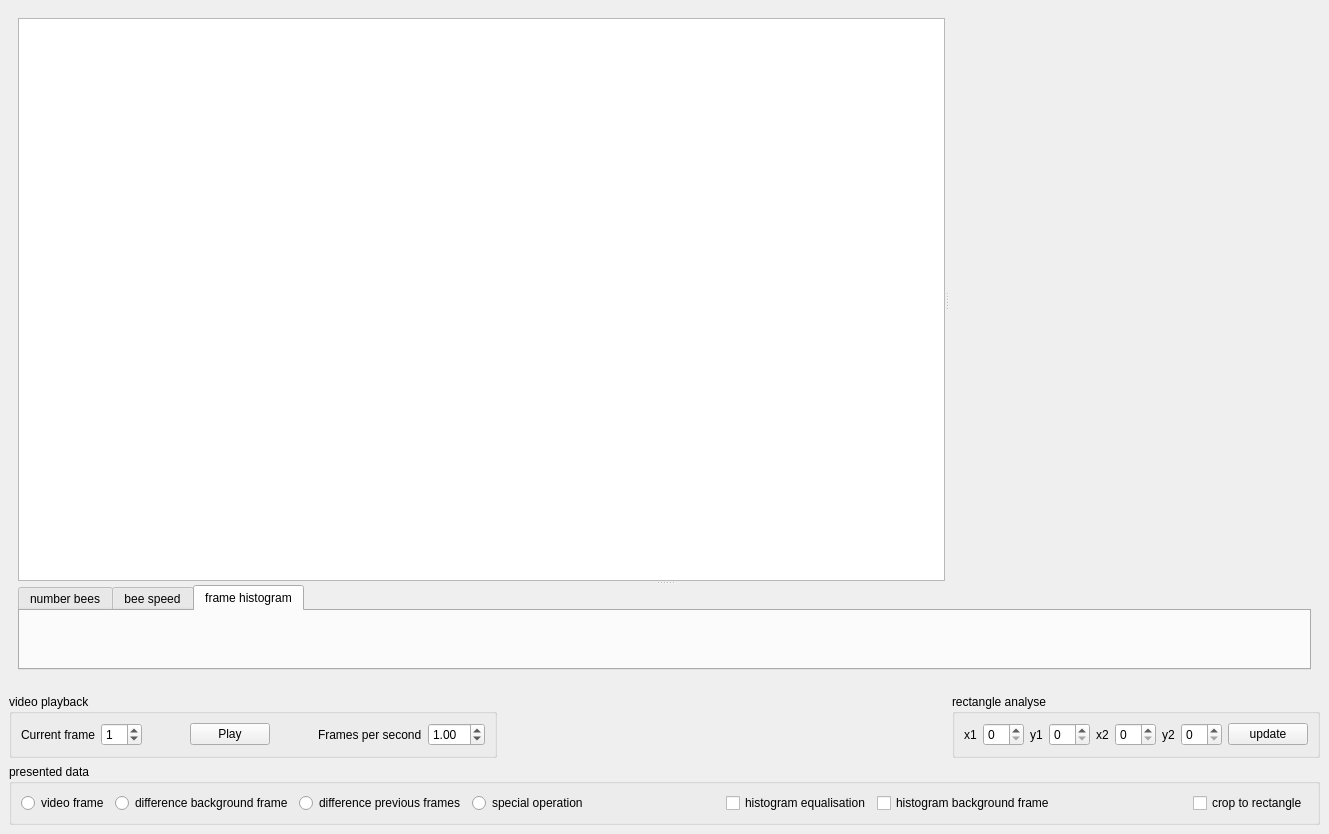
<?xml version="1.0" encoding="UTF-8"?>
<ui version="4.0">
 <class>MainWindow</class>
 <widget class="QMainWindow" name="MainWindow">
  <property name="geometry">
   <rect>
    <x>0</x>
    <y>0</y>
    <width>1329</width>
    <height>834</height>
   </rect>
  </property>
  <property name="windowTitle">
   <string>MainWindow</string>
  </property>
  <widget class="QWidget" name="centralwidget">
   <property name="sizePolicy">
    <sizepolicy hsizetype="Maximum" vsizetype="Maximum">
     <horstretch>0</horstretch>
     <verstretch>0</verstretch>
    </sizepolicy>
   </property>
   <layout class="QVBoxLayout" name="verticalLayout_2">
    <item>
     <widget class="QWidget" name="widget" native="true">
      <layout class="QVBoxLayout" name="verticalLayout_3">
       <item>
        <widget class="QSplitter" name="splitter_2">
         <property name="orientation">
          <enum>Qt::Vertical</enum>
         </property>
         <widget class="QWidget" name="widget_3" native="true">
          <layout class="QHBoxLayout" name="horizontalLayout_3">
           <item>
            <widget class="QSplitter" name="splitter">
             <property name="orientation">
              <enum>Qt::Horizontal</enum>
             </property>
             <widget class="QGraphicsView" name="frameView"/>
             <widget class="QCustomPlot" name="histogramView" native="true"/>
            </widget>
           </item>
          </layout>
         </widget>
         <widget class="QTabWidget" name="tabWidget">
          <property name="currentIndex">
           <number>2</number>
          </property>
          <widget class="QCustomPlot" name="plotNumberBeesView">
           <attribute name="title">
            <string>number bees</string>
           </attribute>
          </widget>
          <widget class="QCustomPlot" name="plotBeeSpeedView">
           <attribute name="title">
            <string>bee speed</string>
           </attribute>
          </widget>
          <widget class="QCustomPlot" name="plotColourView">
           <attribute name="title">
            <string>frame histogram</string>
           </attribute>
          </widget>
         </widget>
        </widget>
       </item>
      </layout>
     </widget>
    </item>
    <item>
     <widget class="QWidget" name="widget_2" native="true">
      <property name="sizePolicy">
       <sizepolicy hsizetype="Preferred" vsizetype="Minimum">
        <horstretch>0</horstretch>
        <verstretch>0</verstretch>
       </sizepolicy>
      </property>
      <layout class="QGridLayout" name="gridLayout">
       <property name="leftMargin">
        <number>0</number>
       </property>
       <property name="rightMargin">
        <number>0</number>
       </property>
       <property name="bottomMargin">
        <number>0</number>
       </property>
       <item row="0" column="2">
        <widget class="QGroupBox" name="groupBox_3">
         <property name="title">
          <string>rectangle analyse</string>
         </property>
         <layout class="QHBoxLayout" name="horizontalLayout_4">
          <item>
           <widget class="QLabel" name="label_4">
            <property name="text">
             <string>x1</string>
            </property>
           </widget>
          </item>
          <item>
           <widget class="QSpinBox" name="x1SpinBox"/>
          </item>
          <item>
           <widget class="QLabel" name="label_3">
            <property name="text">
             <string>y1</string>
            </property>
           </widget>
          </item>
          <item>
           <widget class="QSpinBox" name="y1SpinBox"/>
          </item>
          <item>
           <widget class="QLabel" name="label_5">
            <property name="text">
             <string>x2</string>
            </property>
           </widget>
          </item>
          <item>
           <widget class="QSpinBox" name="x2SpinBox"/>
          </item>
          <item>
           <widget class="QLabel" name="label_6">
            <property name="text">
             <string>y2</string>
            </property>
           </widget>
          </item>
          <item>
           <widget class="QSpinBox" name="y2SpinBox"/>
          </item>
          <item>
           <widget class="QPushButton" name="updateRectPushButton">
            <property name="text">
             <string>update</string>
            </property>
           </widget>
          </item>
         </layout>
        </widget>
       </item>
       <item row="0" column="0">
        <widget class="QGroupBox" name="groupBox">
         <property name="sizePolicy">
          <sizepolicy hsizetype="Preferred" vsizetype="Minimum">
           <horstretch>0</horstretch>
           <verstretch>0</verstretch>
          </sizepolicy>
         </property>
         <property name="title">
          <string>video playback</string>
         </property>
         <layout class="QHBoxLayout" name="horizontalLayout">
          <property name="spacing">
           <number>6</number>
          </property>
          <property name="leftMargin">
           <number>9</number>
          </property>
          <item>
           <widget class="QLabel" name="label">
            <property name="text">
             <string>Current frame</string>
            </property>
           </widget>
          </item>
          <item>
           <widget class="QSpinBox" name="currentFrameSpinBox">
            <property name="value">
             <number>1</number>
            </property>
           </widget>
          </item>
          <item>
           <spacer name="horizontalSpacer">
            <property name="orientation">
             <enum>Qt::Horizontal</enum>
            </property>
            <property name="sizeHint" stdset="0">
             <size>
              <width>42</width>
              <height>20</height>
             </size>
            </property>
           </spacer>
          </item>
          <item>
           <widget class="QPushButton" name="playStopButton">
            <property name="text">
             <string>Play</string>
            </property>
           </widget>
          </item>
          <item>
           <spacer name="horizontalSpacer_2">
            <property name="orientation">
             <enum>Qt::Horizontal</enum>
            </property>
            <property name="sizeHint" stdset="0">
             <size>
              <width>42</width>
              <height>20</height>
             </size>
            </property>
           </spacer>
          </item>
          <item>
           <widget class="QLabel" name="label_2">
            <property name="text">
             <string>Frames per second</string>
            </property>
           </widget>
          </item>
          <item>
           <widget class="QDoubleSpinBox" name="framesPerSecondSpinBox">
            <property name="minimum">
             <double>0.010000000000000</double>
            </property>
            <property name="singleStep">
             <double>0.010000000000000</double>
            </property>
            <property name="value">
             <double>1.000000000000000</double>
            </property>
           </widget>
          </item>
         </layout>
        </widget>
       </item>
       <item row="1" column="0" colspan="3">
        <widget class="QGroupBox" name="groupBox_2">
         <property name="sizePolicy">
          <sizepolicy hsizetype="Preferred" vsizetype="Minimum">
           <horstretch>0</horstretch>
           <verstretch>0</verstretch>
          </sizepolicy>
         </property>
         <property name="title">
          <string>presented data</string>
         </property>
         <layout class="QHBoxLayout" name="horizontalLayout_2">
          <item>
           <widget class="QRadioButton" name="showVideoFrameRadioButton">
            <property name="text">
             <string>video frame</string>
            </property>
           </widget>
          </item>
          <item>
           <widget class="QRadioButton" name="showDiffBackgroundRadioButton">
            <property name="text">
             <string>difference background frame</string>
            </property>
           </widget>
          </item>
          <item>
           <widget class="QRadioButton" name="showDiffPreviousRadioButton">
            <property name="text">
             <string>difference previous frames</string>
            </property>
           </widget>
          </item>
          <item>
           <widget class="QRadioButton" name="specialOperationRadioButton">
            <property name="text">
             <string>special operation</string>
            </property>
           </widget>
          </item>
          <item>
           <spacer name="horizontalSpacer_4">
            <property name="orientation">
             <enum>Qt::Horizontal</enum>
            </property>
            <property name="sizeHint" stdset="0">
             <size>
              <width>99</width>
              <height>20</height>
             </size>
            </property>
           </spacer>
          </item>
          <item>
           <widget class="QCheckBox" name="histogramEqualisationCheckBox">
            <property name="text">
             <string>histogram equalisation</string>
            </property>
           </widget>
          </item>
          <item>
           <widget class="QCheckBox" name="histogramBackroundCheckBox">
            <property name="text">
             <string>histogram background frame</string>
            </property>
           </widget>
          </item>
          <item>
           <spacer name="horizontalSpacer_5">
            <property name="orientation">
             <enum>Qt::Horizontal</enum>
            </property>
            <property name="sizeHint" stdset="0">
             <size>
              <width>40</width>
              <height>20</height>
             </size>
            </property>
           </spacer>
          </item>
          <item>
           <widget class="QCheckBox" name="cropToRectCheckBox">
            <property name="text">
             <string>crop to rectangle</string>
            </property>
           </widget>
          </item>
         </layout>
        </widget>
       </item>
       <item row="0" column="1">
        <spacer name="horizontalSpacer_3">
         <property name="orientation">
          <enum>Qt::Horizontal</enum>
         </property>
         <property name="sizeHint" stdset="0">
          <size>
           <width>40</width>
           <height>20</height>
          </size>
         </property>
        </spacer>
       </item>
      </layout>
     </widget>
    </item>
   </layout>
  </widget>
 </widget>
 <customwidgets>
  <customwidget>
   <class>QCustomPlot</class>
   <extends>QWidget</extends>
   <header>qcustomplot.h</header>
   <container>1</container>
  </customwidget>
 </customwidgets>
 <resources/>
 <connections/>
</ui>
